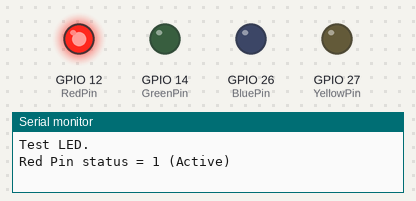
Simulated run of this sketch. Board: ESP32. Shown: output pins drawn as LEDs (lit = HIGH), the last lines printed to the serial monitor.

Above: at 0.5 s.
At 2.5 s:
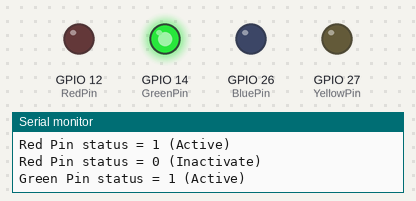
At 4.5 s:
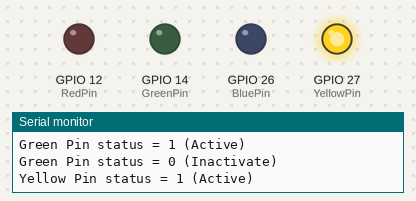
At 6.5 s:
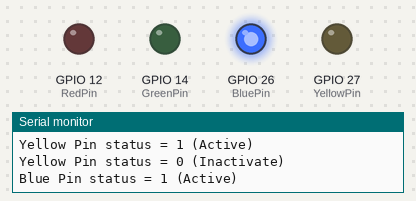
At 9.5 s:
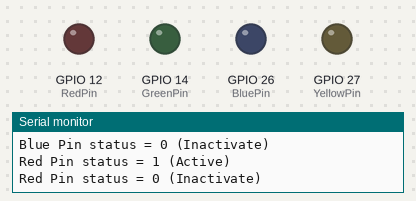
Timing chart, 0 to 10.4 s (numbered marks = the images above):
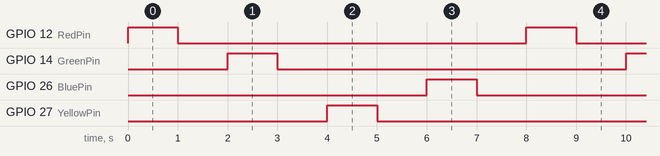

The sketch:

Test_LED.ino
```cpp
#define RedPin  12
#define GreenPin  14
#define YellowPin  27
#define BluePin  26
#define delayTime 1000

void MeanOfStatus(int Pinnum){
  if(digitalRead(Pinnum) == 0){
    Serial.println(" (Inactivate)");
  }
  if(digitalRead(Pinnum) == 1){
    Serial.println(" (Active)");
  }
}


void setup() {
  Serial.begin(9600);
  Serial.println("Test LED.");
  pinMode(RedPin, OUTPUT);
  pinMode(GreenPin, OUTPUT);
  pinMode(YellowPin, OUTPUT);
  pinMode(BluePin, OUTPUT);
}

void loop() {
  digitalWrite(RedPin, HIGH); // sets active for Red pin.
  Serial.print("Red Pin status = ");
  Serial.print(digitalRead(RedPin));
  MeanOfStatus(RedPin);
  delay(delayTime);            // waits for a second

  digitalWrite(RedPin, LOW);  // sets inactive for Red pin.
  Serial.print("Red Pin status = ");
  Serial.print(digitalRead(RedPin));
  MeanOfStatus(RedPin);
  delay(delayTime);

  digitalWrite(GreenPin, HIGH); // sets active for Red pin.
  Serial.print("Green Pin status = ");
  Serial.print(digitalRead(GreenPin));
  MeanOfStatus(GreenPin);
  delay(delayTime);            // waits for a second

  digitalWrite(GreenPin, LOW);  // sets inactive for Red pin.
  Serial.print("Green Pin status = ");
  Serial.print(digitalRead(GreenPin));
  MeanOfStatus(GreenPin);
  delay(delayTime);

  digitalWrite(YellowPin, HIGH); // sets active for Red pin.
  Serial.print("Yellow Pin status = ");
  Serial.print(digitalRead(YellowPin));
  MeanOfStatus(YellowPin);
  delay(delayTime);            // waits for a second

  digitalWrite(YellowPin, LOW);  // sets inactive for Red pin.
  Serial.print("Yellow Pin status = ");
  Serial.print(digitalRead(YellowPin));
  MeanOfStatus(YellowPin);
  delay(delayTime);

  digitalWrite(BluePin, HIGH); // sets active for Red pin.
  Serial.print("Blue Pin status = ");
  Serial.print(digitalRead(BluePin));
  MeanOfStatus(BluePin);
  delay(delayTime);            // waits for a second

  digitalWrite(BluePin, LOW);  // sets inactive for Red pin.
  Serial.print("Blue Pin status = ");
  Serial.print(digitalRead(BluePin));
  MeanOfStatus(BluePin);
  delay(delayTime);
}
```

Measured:
- by itself, GPIO 12 (RedPin), GPIO 14 (GreenPin), GPIO 26 (BluePin), GPIO 27 (YellowPin): alternates HIGH for 1.0 s and LOW for 7.0 s
- by itself, everything shown: repeats every 8.0 s, in 8 steps
